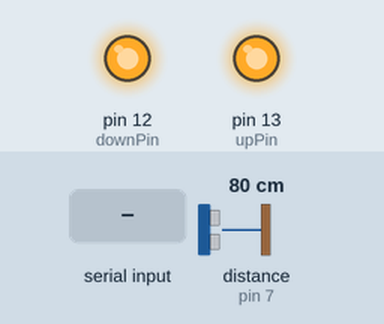
Simulated run of this sketch. Board: Arduino Uno, built with avr-gcc and run on an emulated ATmega328P. Parts: output pins drawn as LEDs (lit = HIGH). Wiring (inferred from the names in the program): ultrasonic range finder: trigger pin 8; echo pin 7. The test bench sets the inputs (shaded band); at power-on: distance to the obstacle (sensor on pin 7) 80 cm. The echo pulse lasts 58.3 µs per cm; pins used as bus, display or sensor lines are not drawn; what the sketch prints to the serial monitor is not drawn.

Above: at 8.4 s.
8.5 s: "U" received over Serial
At 9.3 s:
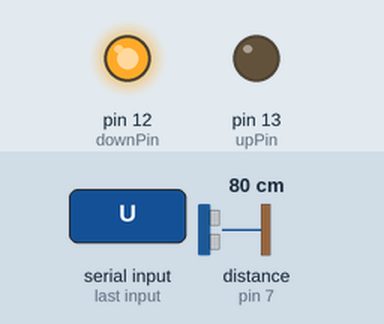
10.0 s: "D" received over Serial
At 10.4 s:
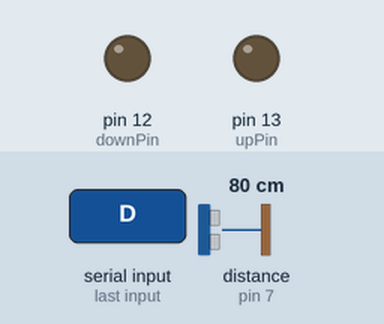
11.5 s: "N" received over Serial
At 12.8 s:
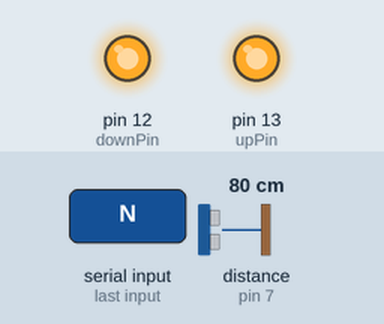
Timing chart, 0 to 14.5 s (numbered marks = the images above; inputs shaded):
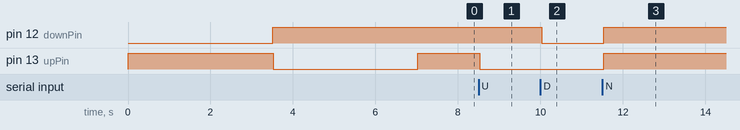

Measured:
- after the input at 8.5 s, pin 13 (upPin): HIGH → LOW at once
- after the input at 10.0 s, pin 12 (downPin): HIGH → LOW at once
- after the input at 11.5 s, pin 12 (downPin), pin 13 (upPin): LOW → HIGH at once

The sketch:

sketch_oct02a.ino
```cpp
#define SERIAL_BUFFER_SIZE 8

const unsigned int TRIG_PIN=8;
const unsigned int ECHO_PIN=7;
const unsigned int BAUD_RATE=9600;

// LED vars
const int upPin = 13;
const int downPin = 12;

void setup() {
  // initialize serial
  Serial.begin(BAUD_RATE);
  pinMode(upPin,OUTPUT);
  pinMode(downPin,OUTPUT);
  digitalWrite(upPin, 1);
  digitalWrite(downPin, 1);

  // echo setup
  pinMode(TRIG_PIN, OUTPUT);
  pinMode(ECHO_PIN, INPUT);
}

char prevChar = 'A';

// N - neutral
// U - up
// D - down

float getHeight() {
   digitalWrite(TRIG_PIN, LOW);
   delayMicroseconds(2);
   digitalWrite(TRIG_PIN, HIGH);
   delayMicroseconds(10);
   digitalWrite(TRIG_PIN, LOW);

   const unsigned long duration = pulseIn(ECHO_PIN, HIGH);
   return duration/29.1/2;
}

void down() {
  digitalWrite(downPin, 0);
}

void up() {
  digitalWrite(upPin, 0);
}

void release() {
  digitalWrite(upPin, 1);
  digitalWrite(downPin, 1);
}

float getMinHeight() {
  float prevHeight = getHeight();
  float delta = 10;
  down();
  delay(2000);

  while (delta >= 1) {
    delay(1500);
    float height = getHeight();
    delta = prevHeight - height;
    prevHeight = height;
  }

  release();

  return getHeight();
}

float getMaxHeight() {
  float prevHeight = getHeight();
  float delta = 10;
  up();
  delay(2000);

  while (delta >= 1) {
    delay(1500);
    float height = getHeight();
    delta = height - prevHeight;
    prevHeight = height;
    Serial.println(delta);
  }

  release();

  return getHeight();
}


bool isCalibration = false;
void loop() {
  if (Serial.available()) {
    char inChar = (char)Serial.read();

    if (prevChar != inChar) {
      if (inChar == 'U') {
        up();
        prevChar = 'U';
      } else if (inChar == 'D') {
        down();
        prevChar = 'D';
      } else if (inChar == 'N') {
        release();
        prevChar = 'N';
      }
    }
  }

  if (!isCalibration) {
    getMinHeight();
    getMaxHeight();
//    release();
//    Serial.println(getMaxHeight());
//    up();

    isCalibration = true;
  }

//   float distance = getHeight();
//   Serial.print("distance: ");
//   Serial.println(distance);
//   Serial.print("⌾");

  delay(50); // give the Arduino some breathing room.
}
```
